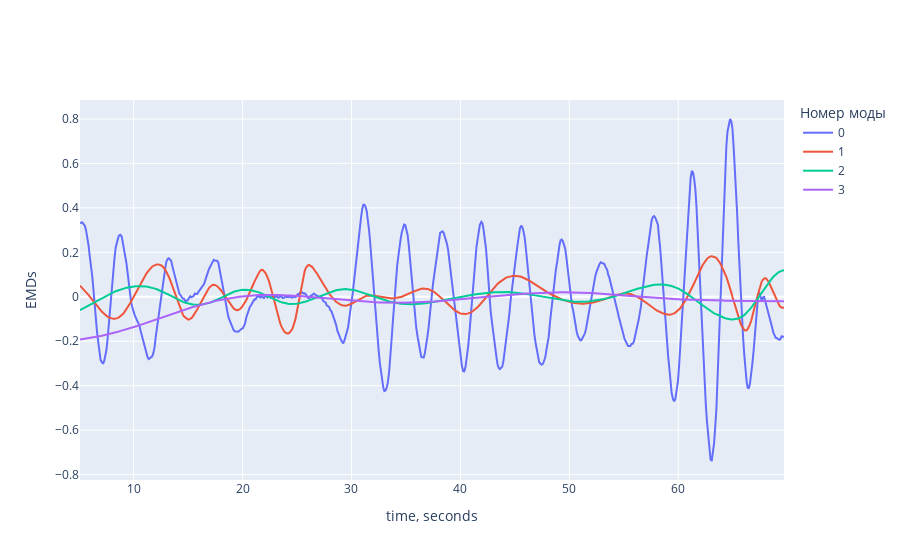
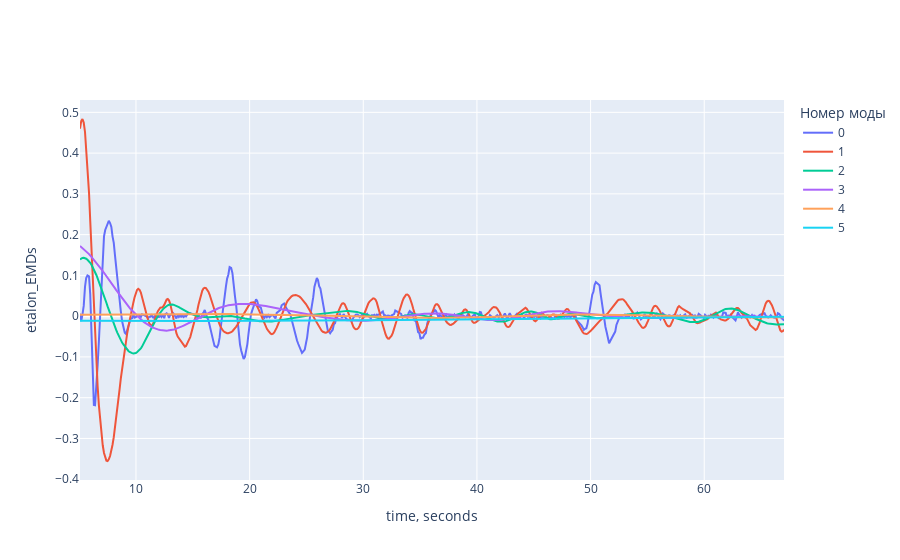

Notebook code cell kept with these figures, in order:
### Code cell
import emd


column = 'cte'

EMDs = emd.sift.sift(current[column].to_numpy())
etalon_EMDs = emd.sift.sift(etalon[column].to_numpy())


fig = go.Figure()
for i in range(EMDs.shape[1]):
    fig.add_trace(go.Scatter(y=EMDs[:, i], x=delta / 10 ** 6, mode="lines", name=i))

fig.update_layout(
    yaxis_title="EMDs", xaxis_title="time, seconds",
    legend={"title":"Номер моды"}
)
fig.show()

fig = go.Figure()
for i in range(etalon_EMDs.shape[1]):
    fig.add_trace(go.Scatter(y=etalon_EMDs[:, i], x=delta / 10 ** 6, mode="lines", name=i))

fig.update_layout(
    yaxis_title="etalon_EMDs", xaxis_title="time, seconds",
    legend={"title":"Номер моды"}
)
fig.show()

### Figure 1 — Plotly figure (JSON) as saved in the notebook; plotly's stock layout.template omitted (floating-point values rounded to 4 significant figures; data arrays with more than 128 entries replaced by an {"elided": "..."} marker saying what was removed)
{"data": [{"mode": "lines", "name": "0", "type": "scatter", "x": {"elided": "594 float values"}, "y": {"elided": "594 float values"}}, {"mode": "lines", "name": "1", "type": "scatter", "x": {"elided": "594 float values"}, "y": {"elided": "594 float values"}}, {"mode": "lines", "name": "2", "type": "scatter", "x": {"elided": "594 float values"}, "y": {"elided": "594 float values"}}, {"mode": "lines", "name": "3", "type": "scatter", "x": {"elided": "594 float values"}, "y": {"elided": "594 float values"}}], "layout": {"autosize": true, "legend": {"title": {"text": "Номер моды"}}, "xaxis": {"autorange": true, "range": [5.075, 69.71], "title": {"text": "time, seconds"}, "type": "linear"}, "yaxis": {"autorange": true, "range": [-0.8243, 0.8855], "title": {"text": "EMDs"}, "type": "linear"}}}

### Figure 2 — Plotly figure (JSON) as saved in the notebook; plotly's stock layout.template omitted (floating-point values rounded to 4 significant figures; data arrays with more than 128 entries replaced by an {"elided": "..."} marker saying what was removed)
{"data": [{"mode": "lines", "name": "0", "type": "scatter", "x": {"elided": "594 float values"}, "y": {"elided": "569 float values"}}, {"mode": "lines", "name": "1", "type": "scatter", "x": {"elided": "594 float values"}, "y": {"elided": "569 float values"}}, {"mode": "lines", "name": "2", "type": "scatter", "x": {"elided": "594 float values"}, "y": {"elided": "569 float values"}}, {"mode": "lines", "name": "3", "type": "scatter", "x": {"elided": "594 float values"}, "y": {"elided": "569 float values"}}, {"mode": "lines", "name": "4", "type": "scatter", "x": {"elided": "594 float values"}, "y": {"elided": "569 float values"}}, {"mode": "lines", "name": "5", "type": "scatter", "x": {"elided": "594 float values"}, "y": {"elided": "569 float values"}}], "layout": {"autosize": true, "legend": {"title": {"text": "Номер моды"}}, "xaxis": {"autorange": true, "range": [5.075, 67.02], "title": {"text": "time, seconds"}, "type": "linear"}, "yaxis": {"autorange": true, "range": [-0.4019, 0.5303], "title": {"text": "etalon_EMDs"}, "type": "linear"}}}
